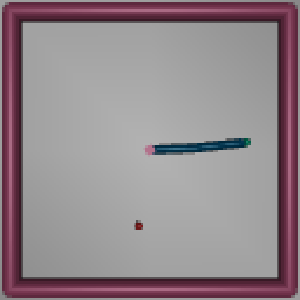
#> input picture gym/examples/example2.png, 300 x 300 px, given in place of test_mat.png, which was not available
$ jupyter execute --allow-errors retrieve_image_from_environment.ipynb   (shell and % lines are left out)   (text cells are left out)
#> lines starting #> are read from the running program, lines starting #| are printed output that depends on the picture; long printed decimals are rounded; pictures that were not available may be replaced by others from this repository, and a replacement may not be noted
[cell 1]
import gym
import numpy as np
import random
import matplotlib.pyplot as plt
import cv2
#> (the rest of this cell did not finish here and is left out)

[cell 2]

# [20 lines of commented-out code are left out]
plt.axis('off')
#> (the rest of this cell did not finish here and is left out)

#> (a cell that did not finish here is left out)

[cell 4]
#########################################################
params = cv2.SimpleBlobDetector_Params()

# Change thresholds
params.minThreshold = 10
params.maxThreshold = 256

# Filter by Area
params.filterByArea = True
params.maxArea = 700
params.minArea = 50

# Filter by Circularity
params.filterByCircularity = True
params.minCircularity = 0.8

# Filter by Convexity
params.filterByConvexity = True
params.minConvexity = 0.5

# Filter by Inertia
params.filterByInertia = True
params.maxInertiaRatio = 10
params.minInertiaRatio = 0.01

# Filter by Color
params.filterByColor = False
#########################################################################

#> (a cell that did not finish here is left out)

[cell 6]
# [7 lines of commented-out code are left out]
im_cv2 = cv2.imread("test_mat.png")
#> im_cv2 is the input picture: shape (300, 300, 3); mean B, G, R 139.2, 134, 146.3
im_cv2 = cv2.cvtColor(im_cv2, cv2.COLOR_BGR2RGB, 1);
plt.axis('off')
plt.imshow(im_cv2)
plt.show()
detector = cv2.SimpleBlobDetector_create()
print("im_cv2: ", im_cv2.shape, type(im_cv2))
#| im_cv2:  (300, 300, 3) <class 'numpy.ndarray'>
print("Max: ", im_cv2.max())
#| Max:  178
print("Min: ", im_cv2.min())
#| Min:  0
keypoints = detector.detect(im_cv2)
#> keypoints = 1 keypoints; (x, y, size): (138, 225, 10.7)
print("Keypoints: ", keypoints)
#> (printed output is left out)
if keypoints:
    print(keypoints[0].pt)
#| (138.167, 225.435)

[cell 7]
im_cv2 = cv2.imread("test_mat_no_marg.png")
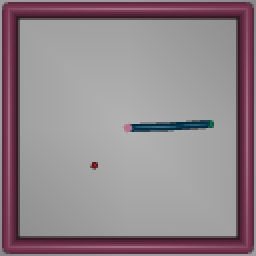
#> input picture gym/examples/test_mat_no_marg.png, 128 x 128 px (shown 2 times larger)
#> im_cv2 is the input picture: shape (128, 128, 3); mean B, G, R 139, 133.9, 146
# im_cv2 = cv2.cvtColor(im_cv2, cv2.COLOR_BGR2RGB, 1);
def rescale_img(arr):
    return (arr - arr.min()) * (1/(arr.max() - arr.min()) * 255).astype('uint8')
print("Max: ", im_cv2.max())
#| Max:  178
im_cv2 = rescale_img(im_cv2)
print("Max: ", im_cv2.max())
#| Max:  178
plt.axis('off')
plt.imshow(im_cv2)
plt.show()
detector = cv2.SimpleBlobDetector_create()
print("im_cv2: ", im_cv2.shape, type(im_cv2))
#| im_cv2:  (128, 128, 3) <class 'numpy.ndarray'>
print("Max: ", im_cv2.max())
#| Max:  178
print("Min: ", im_cv2.min())
#| Min:  0
keypoints = detector.detect(im_cv2)
#> keypoints = ()
print("Keypoints: ", keypoints)
#| Keypoints:  ()
if keypoints:
    print(keypoints[0].pt)

[cell 8]
x = np.array([[1,2,3], [2,3,4]])
y = np.array([[1,2,3],[2, 3, 4]])
np.array_equal(x, y)
print(x.shape)
# np.array_equal(state, im_cv2)

[cell 9]
import numpy as np
im_mat = plt.imread("test_mat.png")
print("im_mat: ", im_mat.shape, type(im_mat))
#| im_mat:  (300, 300, 4) <class 'numpy.ndarray'>
# im_mat = np.delete(im_mat, 3, axis=2)
# print("im_mat: ", im_mat.shape, type(im_mat))

im_mat = cv2.cvtColor(im_mat, cv2.COLOR_RGB2GRAY, 1);
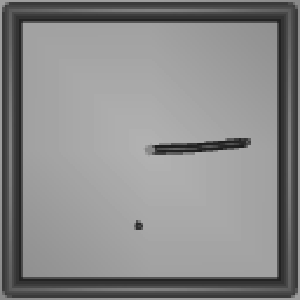
#> im_mat: shape (300, 300) float32; min 0.113, max 0.698, mean 0.542
im_mat = cv2.cvtColor(im_mat, cv2.COLOR_GRAY2RGBA, 1);
#> im_mat: shape (300, 300, 4) float32

detector = cv2.SimpleBlobDetector_create()
#> (the rest of this cell did not finish here and is left out)

[cell 10]
im_1 = cv2.imread("test_mat.png")
print(type(im_1[:,:,1][0][0]))
#| <class 'numpy.uint8'>
im_2 = plt.imread("test_mat.png")
print(type(im_2[:,:,1][0][0]))
#| <class 'numpy.float32'>

[cell 11]
im_1 = cv2.imread("test_mat.png")
print(type(im_1[:,:,1][0][0]))
#| <class 'numpy.uint8'>
im_2 = cv2.imread("test_cv2.png")
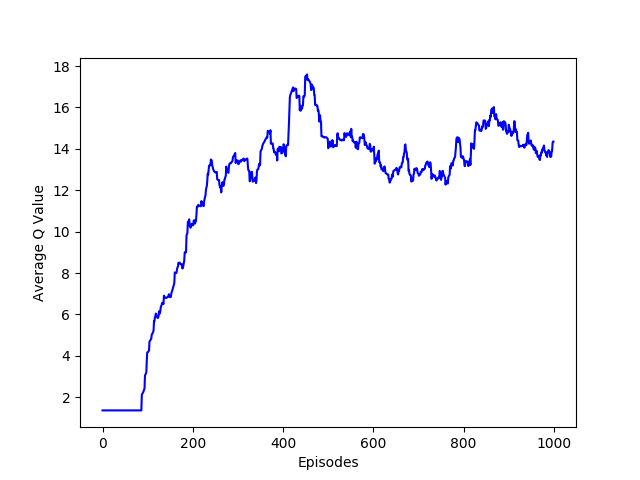
#> input picture gym/examples/qvalues_1.png, 640 x 480 px, given in place of test_cv2.png, which was not available
#> im_2 is the input picture: shape (480, 640, 3); mean B, G, R 252.2, 249.1, 249.1
print(type(im_2[:,:,1][0][0]))
#| <class 'numpy.uint8'>
